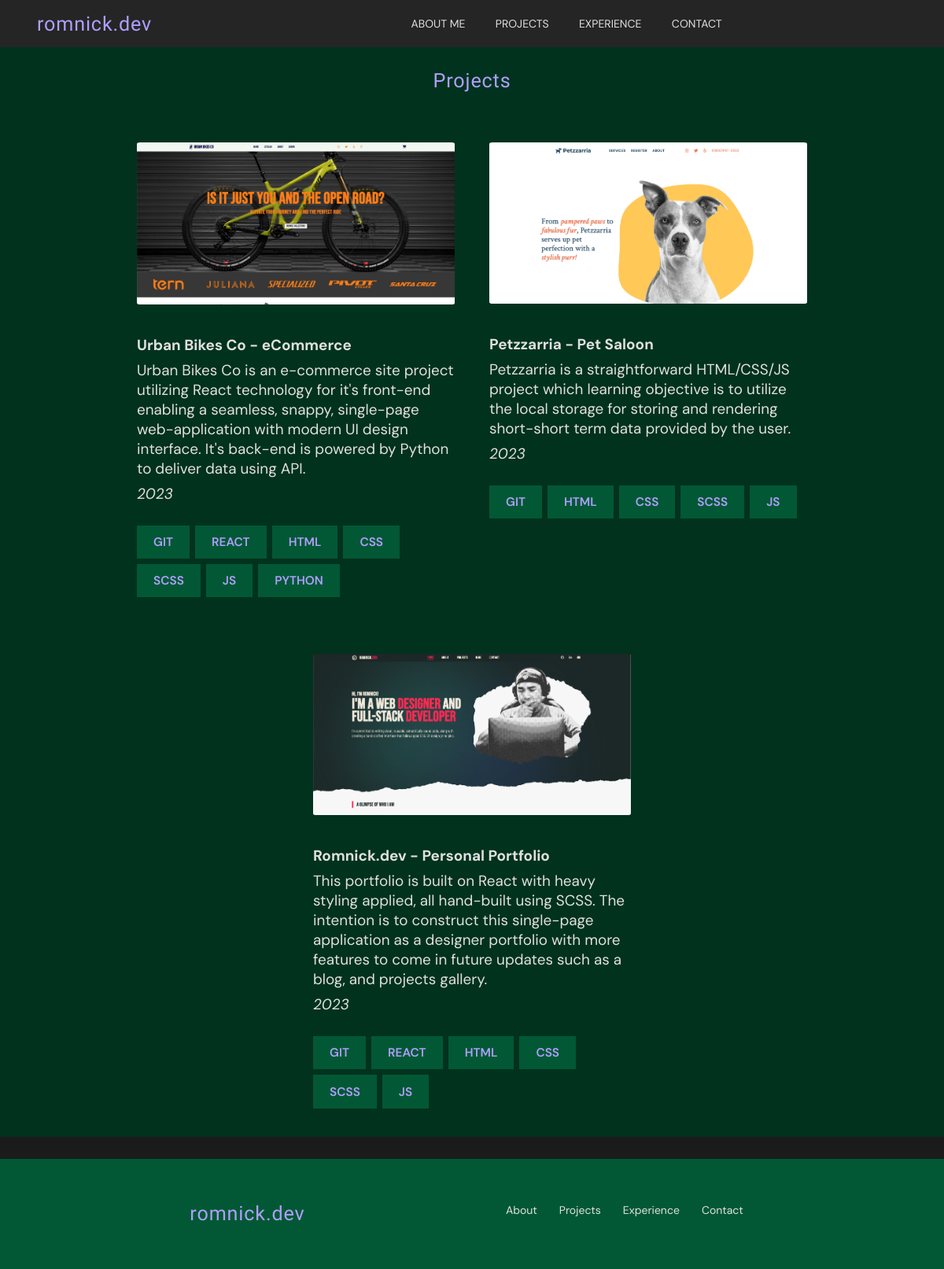
The page /projects/ on the database as committed earlier.
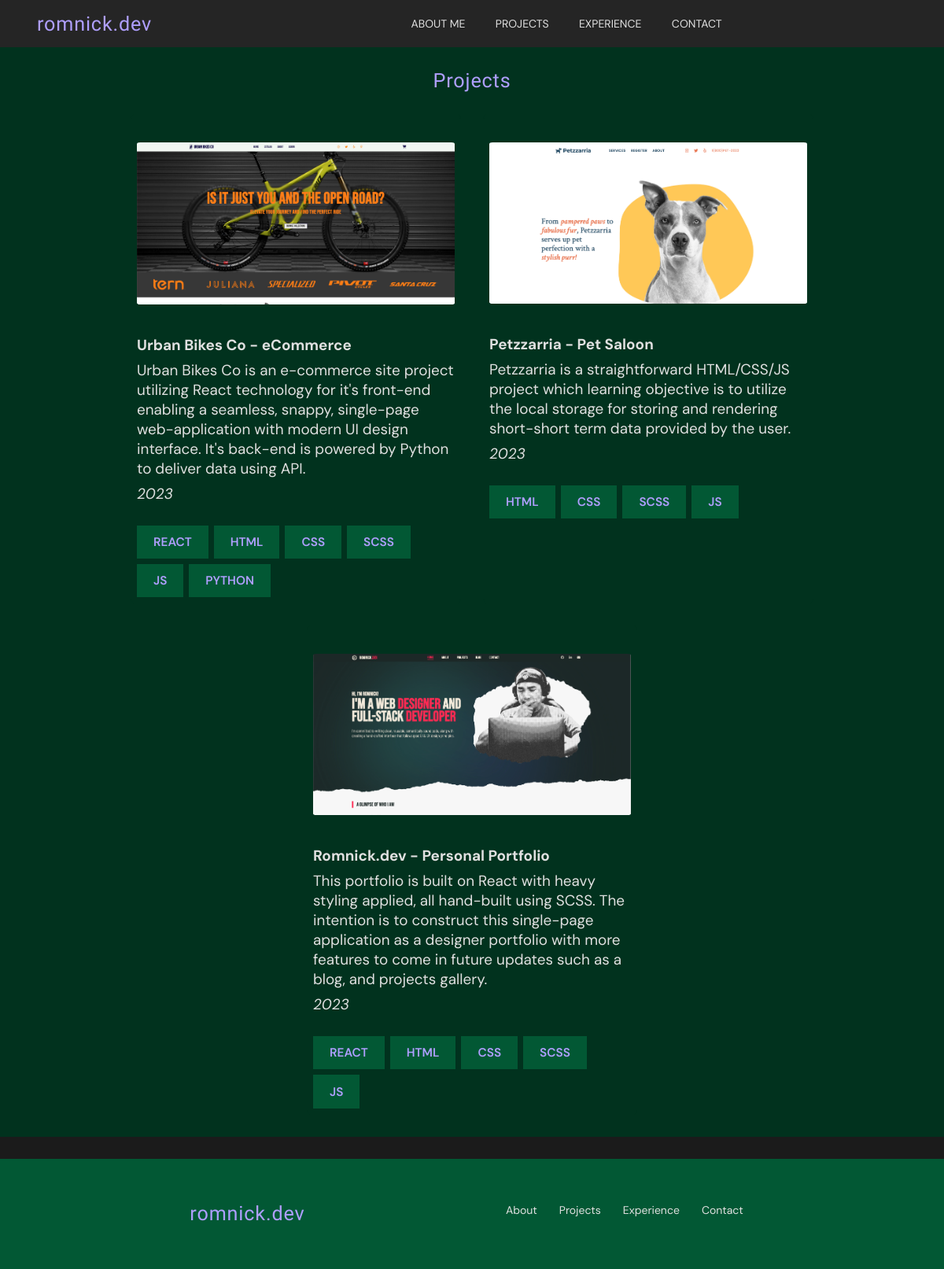
The same page on the database as committed later.
### projects/models.py (models this page shows, shortened)
class Project(models.Model):
    name = models.CharField(max_length=256)
    description = models.TextField()
    year = models.IntegerField()
    img = models.ImageField(upload_to='projects_images/')
    repository = models.URLField()
    technologies = models.ManyToManyField(Tech)

class Tech(models.Model):
    name = models.CharField(max_length=128)

### projects/views.py (the view)
# urls.py: path('projects/', include("projects.urls")),
def projects(request):
    projects = Project.objects.all()
    return render(request, 'projects/projects_list.html', {
        'projects': projects
    })

### templates/projects/projects_list.html (shortened to what this page needs)
{% extends 'base.html' %}
{% load static %}
{% block content %}
<section id="projects" class="projects-section center">
    <h2>Projects</h2>
    <div class="projects-list">
        {% for project in projects %}
        <div class="project-card">
            <a href="{{project.repository}}" target="_blank">
                <img src="{{project.img}}" alt="">
                <p><b>{{project.name}}</b></p>
                <p>{{project.description}}</p>
                <p class="project-year">{{project.year}}</p>
                <div class="technologies">
                    {% for tech in project.technologies.all %}
                    <label>{{tech.name}}</label>
                    {% endfor %}
                </div>
            </a>
        </div>
        {% endfor %}
    </div>
</section>
{% endblock content %}

Rows that differ between the two databases and show on the page:
removed Tech: name "GIT"
